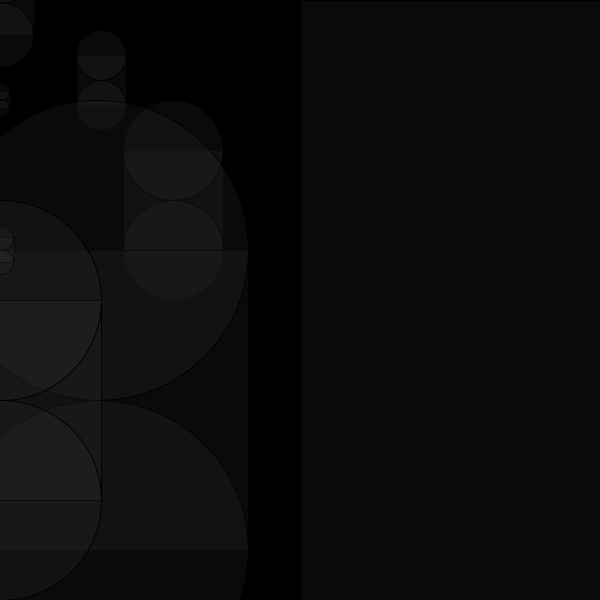
Frame 1 (no input)
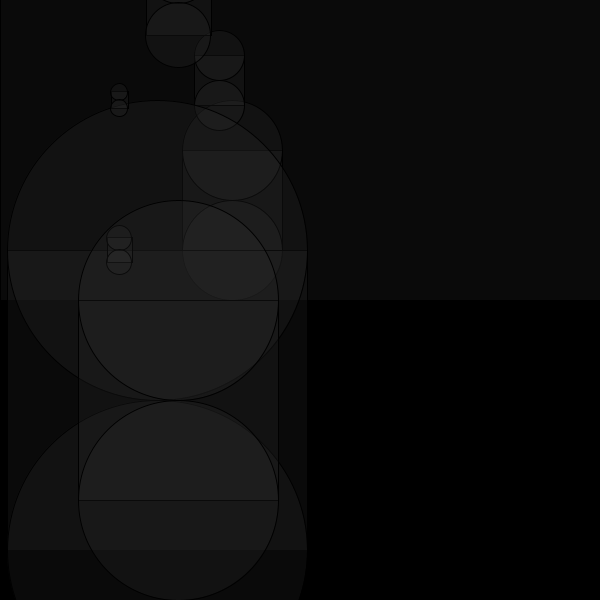
Frame 60 (the mouse pressed at the canvas centre just before this capture)
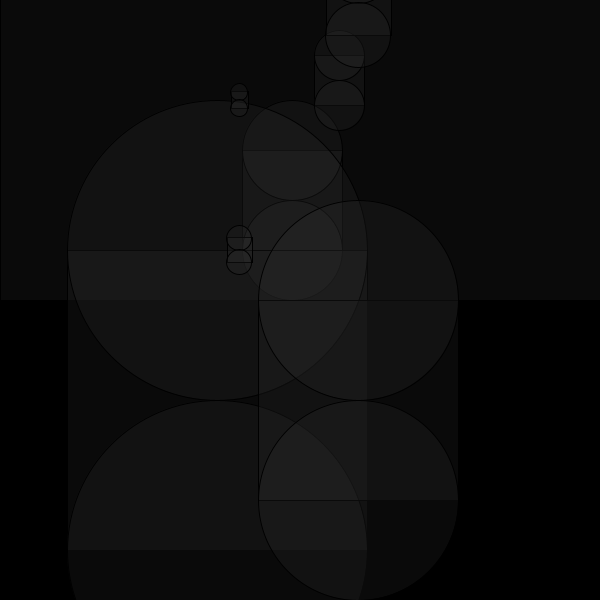
Frame 120 (the mouse held since frame 60 and released just before this capture)

The Processing sketch that drew these frames (run headless with seeded random() and noise(); from frame 60 on, the mouse is pressed at the canvas centre):

// Processing sketch: processing_4863
// ── processing_4863.pde

int x = 3;
int y = 1;
int s = 1;
int m = 1;
int n = 1;
int speed = 1;
int speed2 = 2;
int speed3 = 3;

void setup(){
  size(600,600);
  smooth();
  fill(50,50);
}

//draw stuff
void draw(){
  background (0);
  rect(300,0, 600, 600);
  capsule(x+170,200,100);
  capsule(m+100,80,50);
  capsule(x+95,400,300);

  capsule2(n + 120,100,17);
  capsule2(m + 85,250,25);

  capsule3(n + 450,400,200);
  capsule3(x + 330,3,65);
  
  move();
  if((x > width+100) || (x < 1-100)){
    speed = -speed; 
  }

  move2();
  if((m > width+100) || (m < 1-100)){
    speed2 = -speed2; 
  }
  
    move3();
  if((n > width+100) || (n < 1-100)){
    speed3 = -speed3; 
  }
}

//move things
void move(){
  x = x + speed;
}

void move2(){
  m = m + speed2;
}

void move3(){
  n = n + speed3;
}

//define capsule
void capsule (int x, int y, int s){
  rectMode(CENTER);
  rect(x+.5, y, s, s);
  ellipse(x, y-s/2,s,s);
  ellipse(x, y+s/2,s,s);
}
  
  void capsule2 (int x, int y, int s){
  rectMode(CENTER);
  rect(m+.5, y, s, s);
  ellipse(m, y-s/2,s,s);
  ellipse(m, y+s/2,s,s);
}

  void capsule3 (int x, int y, int s){
  rectMode(CENTER);
  rect(n+.5, y, s, s);
  ellipse(n, y-s/2,s,s);
  ellipse(n, y+s/2,s,s);
}
